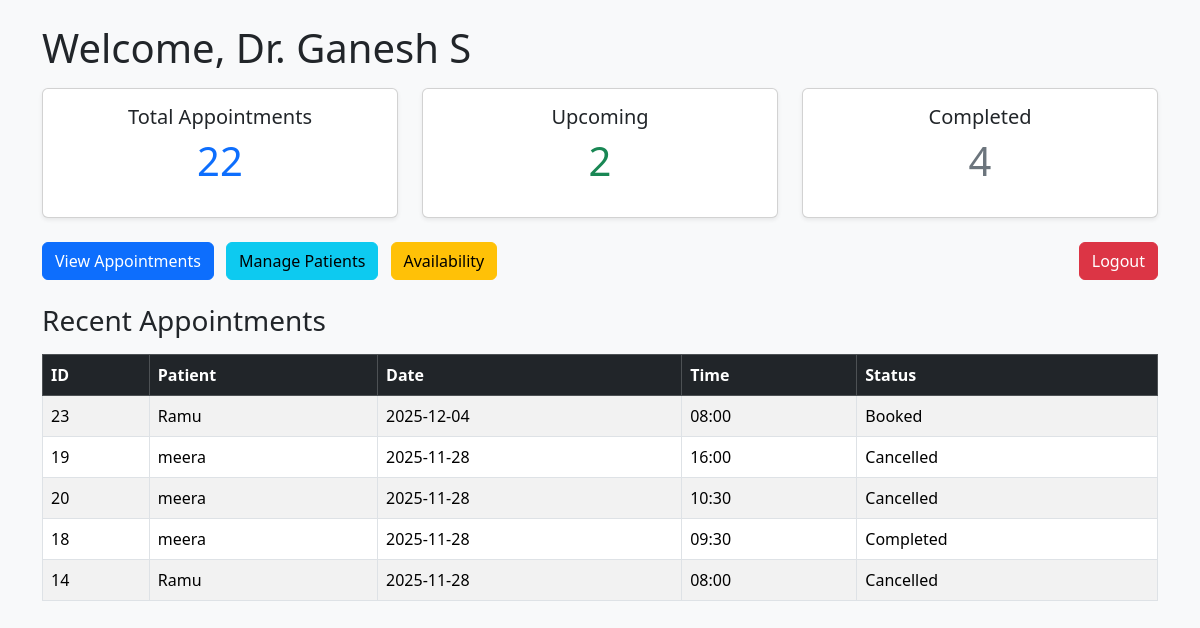
Page /doctor/dashboard (signed in) on the committed database.
### app/models.py (models this page shows, shortened)
class User(UserMixin, db.Model):
    __tablename__ = 'users'
    id = db.Column(db.Integer, primary_key=True)
    role = db.Column(db.String(20), nullable=False)
    email = db.Column(db.String(120), unique=True, nullable=False)
    password_hash = db.Column(db.String(128), nullable=False)
    name = db.Column(db.String(120), nullable=False)
    phone = db.Column(db.String(20))
    department_id = db.Column(db.Integer, db.ForeignKey('departments.id'))  # NEW LINE
    created_at = db.Column(db.DateTime, default=datetime.utcnow)
    is_active = db.Column(db.Boolean, default=True)

class Appointment(db.Model):
    __tablename__ = 'appointments'
    id = db.Column(db.Integer, primary_key=True)
    patient_id = db.Column(db.Integer, db.ForeignKey('users.id'), nullable=False)
    doctor_id = db.Column(db.Integer, db.ForeignKey('users.id'), nullable=False)
    date = db.Column(db.Date, nullable=False)
    time = db.Column(db.Time, nullable=False)
    status = db.Column(db.String(20), default='Booked')
    created_at = db.Column(db.DateTime, default=datetime.utcnow)
    patient = db.relationship('User', foreign_keys=[patient_id], backref='patient_appointments')
    doctor = db.relationship('User', foreign_keys=[doctor_id], backref='doctor_appointments')
    treatment = db.relationship('Treatment', backref='appointment', uselist=False, cascade="all, delete")

### app/routes.py (the view)
    @app.route('/doctor/dashboard')
    @login_required
    def doctor_dashboard():
        if current_user.role != 'doctor':
            flash('Unauthorized access!', 'danger')
            return redirect(url_for('login'))
        total_appointments = Appointment.query.filter_by(doctor_id=current_user.id).count()
        upcoming_appointments = Appointment.query.filter_by(
            doctor_id=current_user.id, status='Booked'
        ).count()
        completed_appointments = Appointment.query.filter_by(
            doctor_id=current_user.id, status='Completed'
        ).count()
        recent_appointments = (
            Appointment.query.filter_by(doctor_id=current_user.id)
            .order_by(Appointment.date.desc(), Appointment.time.desc())
            .limit(5)
            .all()
        )
        return render_template(
            'doctor_dashboard.html',
            user=current_user,
            total_appointments=total_appointments,
            upcoming_appointments=upcoming_appointments,
            completed_appointments=completed_appointments,
            recent_appointments=recent_appointments
        )

### app/__init__.py (called while the page is built)
def create_app():
    app = Flask(__name__, template_folder="templates")
    app.config['SQLALCHEMY_DATABASE_URI'] = 'sqlite:///hms.db'
    app.config['SQLALCHEMY_TRACK_MODIFICATIONS'] = False
    app.config['SECRET_KEY'] = 'dev-secret-change-this'
    db.init_app(app)
    login_manager.init_app(app)
    @login_manager.user_loader
    def load_user(user_id):
        return User.query.get(int(user_id))
    @app.route('/')
    def index():
        return render_template('index.html')
    from .routes import init_routes
    init_routes(app)
    return app

### app/templates/doctor_dashboard.html (shortened to what this page needs)
<!DOCTYPE html>
<html>
<head>
  <link href="https://cdn.jsdelivr.net/npm/bootstrap@5.3.2/dist/css/bootstrap.min.css" rel="stylesheet">
</head>
<body class="bg-light">
<div class="container mt-4">
  <h1 class="mb-3">Welcome, Dr. {{ user.name }}</h1>
  <div class="row mb-4">
    <div class="col-md-4">
      <div class="card text-center shadow-sm">
        <div class="card-body">
          <h5 class="card-title">Total Appointments</h5>
          <p class="display-6 text-primary">{{ total_appointments or 0 }}</p>
        </div>
      </div>
    </div>
    <div class="col-md-4">
      <div class="card text-center shadow-sm">
        <div class="card-body">
          <h5 class="card-title">Upcoming</h5>
          <p class="display-6 text-success">{{ upcoming_appointments or 0 }}</p>
        </div>
      </div>
    </div>
    <div class="col-md-4">
      <div class="card text-center shadow-sm">
        <div class="card-body">
          <h5 class="card-title">Completed</h5>
          <p class="display-6 text-secondary">{{ completed_appointments or 0 }}</p>
        </div>
      </div>
    </div>
  </div>
  <div class="d-flex justify-content-between align-items-center mb-3">
    <div>
      <a href="{{ url_for('doctor_appointments') }}" class="btn btn-primary me-2">View Appointments</a>
      <a href="{{ url_for('doctor_patients') }}" class="btn btn-info me-2">Manage Patients</a>
      <a href="{{ url_for('doctor_availability') }}" class="btn btn-warning">Availability</a>
    </div>
    <div>
      <a href="{{ url_for('logout') }}" class="btn btn-danger">Logout</a>
    </div>
  </div>
  <h3 class="mt-4 mb-3">Recent Appointments</h3>
  <div class="table-container" style="max-height: 60vh; overflow-y: auto;">
    <table class="table table-bordered table-striped">
      <thead class="table-dark">
        <tr>
          <th>ID</th>
          <th>Patient</th>
          <th>Date</th>
          <th>Time</th>
          <th>Status</th>
        </tr>
      </thead>
      <tbody>
        {% for a in recent_appointments %}
        <tr>
          <td>{{ a.id }}</td>
          <td>{{ a.patient.name }}</td>
          <td>{{ a.date }}</td>
          <td>{{ a.time.strftime('%H:%M') }}</td>
          <td>{{ a.status }}</td>
        </tr>
        {% endfor %}
      </tbody>
    </table>
  </div>
</div>
</body>
</html>

### rows in the picture
User: name "Ganesh S"
Appointment: id "23", patient.name "Ramu", date "2025-12-04", time "08:00", status "Booked"
Appointment: id "19", patient.name "meera", date "2025-11-28", time "16:00", status "Cancelled"
Appointment: id "20", patient.name "meera", date "2025-11-28", time "10:30", status "Cancelled"
Appointment: id "18", patient.name "meera", date "2025-11-28", time "09:30", status "Completed"
Appointment: id "14", patient.name "Ramu", date "2025-11-28", time "08:00", status "Cancelled"

### other values in the picture
{{ total_appointments or 0 }} "22"
{{ upcoming_appointments or 0 }} "2"
{{ completed_appointments or 0 }} "4"
